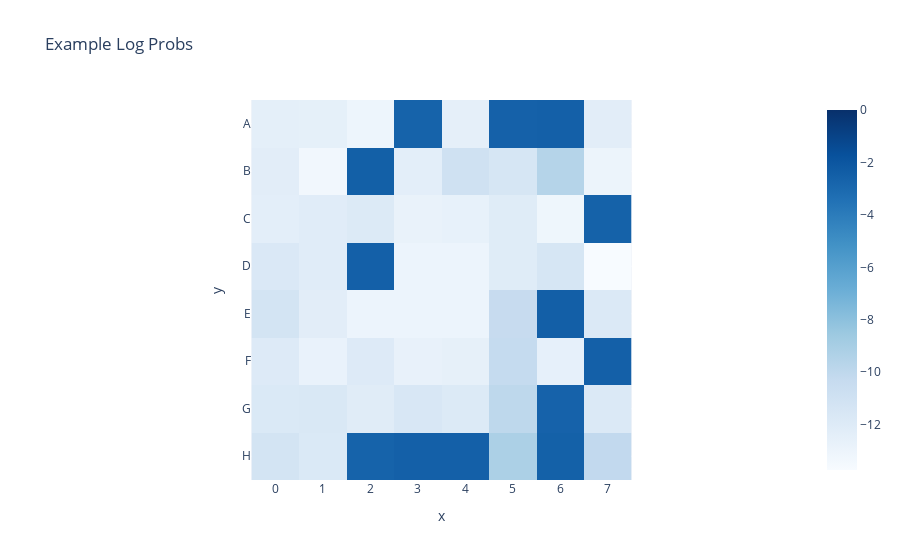

The code cell stored with this chart in its notebook:
### Markdown cell above
We can now plot this as a board state! We see a crisp distinction from a set of moves that the model clearly thinks are valid (at near uniform probabilities), and a bunch that aren't. Note that by training the model to predict a *uniformly* chosen next move, we incentivise it to be careful about making all valid logits be uniform!

### Code cell
def plot_square_as_board(state, diverging_scale=True, **kwargs):
    """Takes a square input (8 by 8) and plot it as a board. Can do a stack of boards via facet_col=0"""
    if diverging_scale:
        imshow(state, y=[i for i in alpha], x=[str(i) for i in range(8)], color_continuous_scale="RdBu", color_continuous_midpoint=0., aspect="equal", **kwargs)
    else:
        imshow(state, y=[i for i in alpha], x=[str(i) for i in range(8)], color_continuous_scale="Blues", color_continuous_midpoint=None, aspect="equal", **kwargs)
plot_square_as_board(temp_board_state.reshape(8, 8), zmax=0, diverging_scale=False, title="Example Log Probs")

### Figure 1 — Plotly figure (JSON) as saved in the notebook; plotly's stock layout.template omitted (floating-point values rounded to 4 significant figures)
{"data": [{"coloraxis": "coloraxis", "hovertemplate": "x: %{x}<br>y: %{y}<br>color: %{z}<extra></extra>", "name": "0", "type": "heatmap", "x": ["0", "1", "2", "3", "4", "5", "6", "7"], "xaxis": "x", "y": ["A", "B", "C", "D", "E", "F", "G", "H"], "yaxis": "y", "z": [[-12.44, -12.51, -13.04, -2.702, -12.48, -2.582, -2.511, -12.25], [-12.26, -13.32, -2.501, -12.38, -10.95, -11.43, -9.553, -12.94], [-12.35, -12.15, -11.86, -12.74, -12.62, -12.09, -13.14, -2.621], [-11.73, -12.12, -2.538, -13, -13, -12.11, -11.44, -13.73], [-11.21, -12.25, -12.98, -13, -13, -10.34, -2.456, -11.8], [-11.94, -12.8, -11.91, -12.67, -12.54, -10.27, -12.57, -2.538], [-11.76, -11.65, -12.12, -11.55, -11.88, -9.957, -2.643, -11.78], [-11.22, -11.74, -2.656, -2.533, -2.535, -9.175, -2.564, -10.14]]}], "layout": {"coloraxis": {"cmax": 0, "cmin": -13.73, "colorscale": [[0, "rgb(247,251,255)"], [0.125, "rgb(222,235,247)"], [0.25, "rgb(198,219,239)"], [0.375, "rgb(158,202,225)"], [0.5, "rgb(107,174,214)"], [0.625, "rgb(66,146,198)"], [0.75, "rgb(33,113,181)"], [0.875, "rgb(8,81,156)"], [1, "rgb(8,48,107)"]]}, "title": {"text": "Example Log Probs"}, "xaxis": {"anchor": "y", "constrain": "domain", "domain": [0, 1], "scaleanchor": "y", "title": {"text": "x"}}, "yaxis": {"anchor": "x", "autorange": "reversed", "constrain": "domain", "domain": [0, 1], "title": {"text": "y"}}}}
